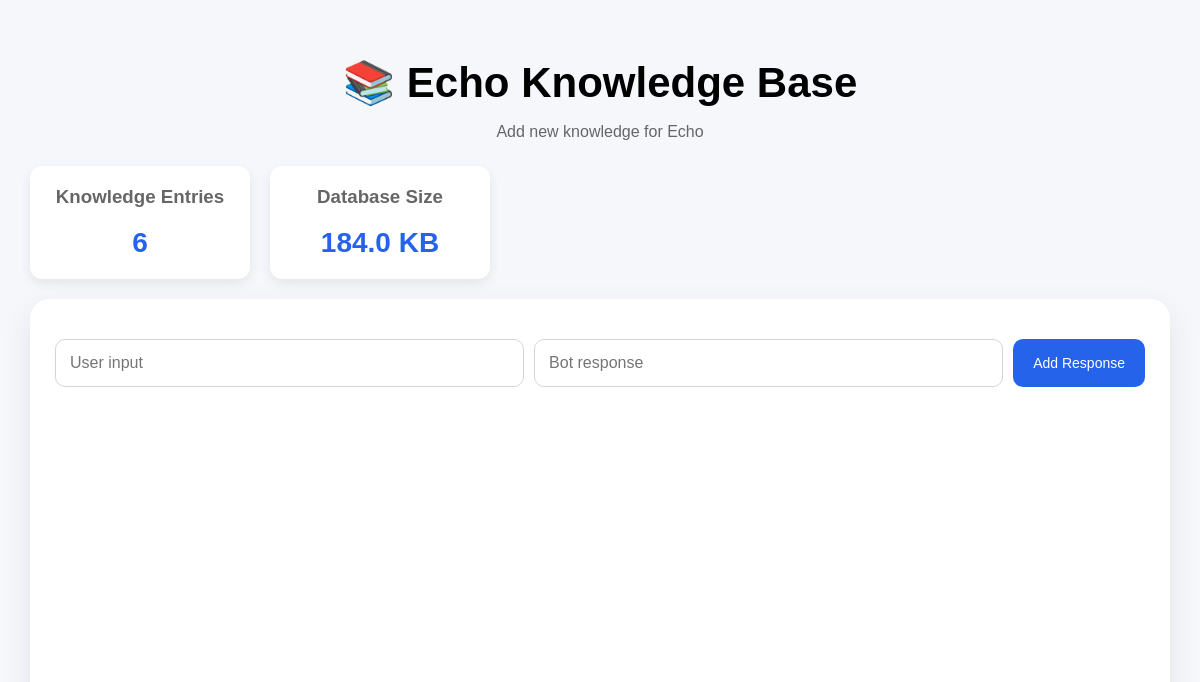
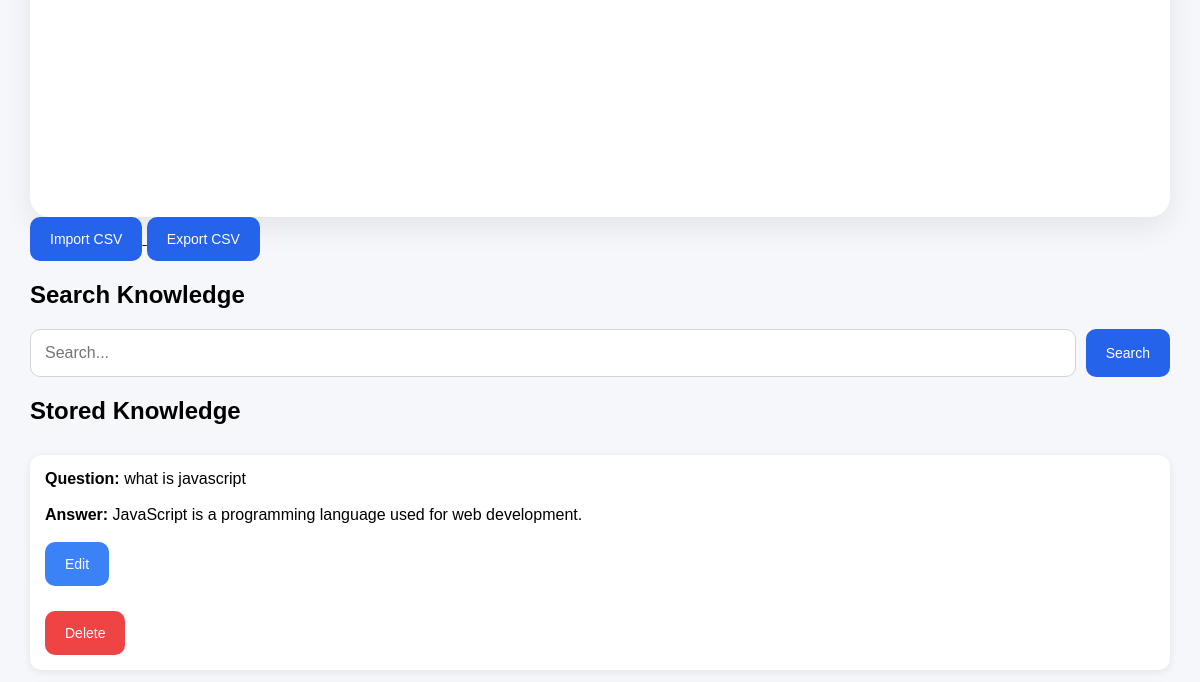
The page /admin (upper part) on the database as committed earlier (2 pictures, top to bottom).
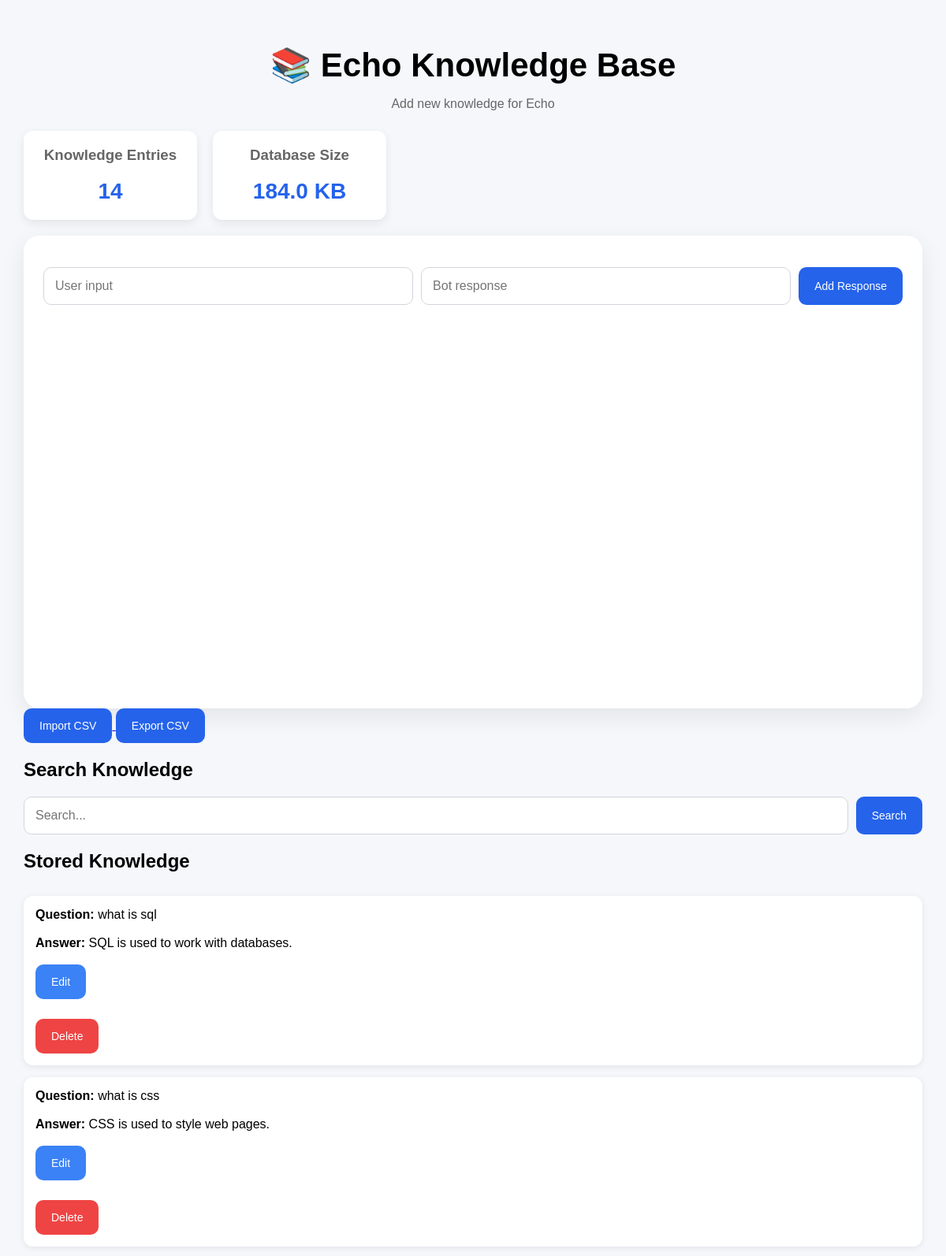
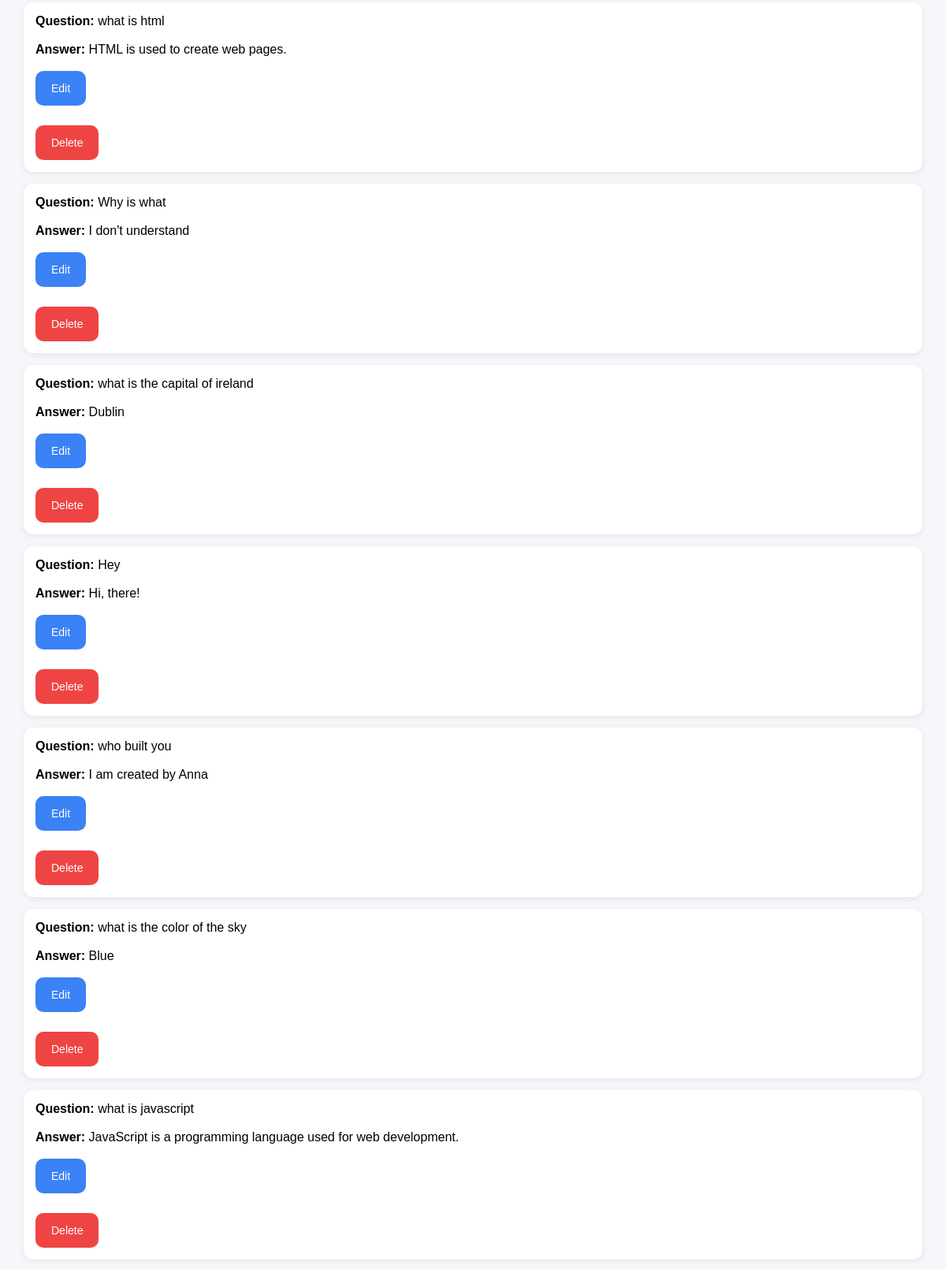
The same page on the database as committed later (2 pictures, top to bottom).
### tables this page shows
CREATE TABLE responses (
    id INTEGER PRIMARY KEY AUTOINCREMENT,
    user_input TEXT NOT NULL,
    bot_response TEXT NOT NULL
, embedding TEXT);

### app.py (the view, shortened to what this page needs)
@app.route("/admin", methods=["GET", "POST"])
def admin():
    search_term = request.args.get(
        "search",
        ""
    )
    if search_term:
        knowledge = search_knowledge(
            search_term
        )
    else:
        knowledge = get_all_knowledge()
    knowledge_count = (
        get_knowledge_count()
    )
    database_size = (
        get_database_size()
    )
    return render_template(
        "admin.html",
        knowledge=knowledge,
        knowledge_count=knowledge_count,
        database_size=database_size,
    )

### utils/database.py (called while the page is built)
def get_all_knowledge():
    import sqlite3
    connection = sqlite3.connect(
        "data/responses.db"
    )
    cursor = connection.cursor()
    cursor.execute(
        """
        SELECT
            id,
            user_input,
            bot_response
        FROM responses
        ORDER BY id DESC
        """
    )
    knowledge = cursor.fetchall()
    connection.close()
    return knowledge

def get_knowledge_count():
    import sqlite3
    connection = sqlite3.connect(
        "data/responses.db"
    )
    cursor = connection.cursor()
    cursor.execute(
        """
        SELECT COUNT(*)
        FROM responses
        """
    )
    count = cursor.fetchone()[0]
    connection.close()
    return count

def get_database_size():
    import os
    size = os.path.getsize(
        "data/responses.db"
    )
    return round(
        size / 1024,
        2
    )

### templates/admin.html (shortened to what this page needs)
<!DOCTYPE html>
<html>
<head>
    <link
        rel="stylesheet"
        href="{{ url_for('static', filename='styles.css') }}"
    >
</head>
<body>
    <div class="header">
        <h1>📚 Echo Knowledge Base</h1>
        <p>Add new knowledge for Echo</p>
    </div>
    <div class="stats-container">
        <div class="stat-card">
            <h3>
                Knowledge Entries
            </h3>
            <p>
                {{ knowledge_count }}
            </p>
        </div>
        <div class="stat-card">
            <h3>
                Database Size
            </h3>
            <p>
                {{ database_size }} KB
            </p>
        </div>
    </div>
    <div class="chat-container">
        <form method="POST">
            <input
                type="text"
                name="user_input"
                placeholder="User input"
                required
            >
            <input
                type="text"
                name="bot_response"
                placeholder="Bot response"
                required
            >
            <button type="submit">
                Add Response
            </button>
        </form>
    </div>
    <a href="/import">
        <button
            type="button"
        >
            Import CSV
        </button>
    </a>
    <a href="/export">
        <button
            type="button"
        >
            Export CSV
        </button>
    </a>
    <h2>Search Knowledge</h2>
    <form method="GET">
        <input
            type="text"
            name="search"
            value="{{ request.args.get('search', '') }}"
            placeholder="Search..."
        >
        <button type="submit">
            Search
        </button>
    </form>
    <h2>Stored Knowledge</h2>
    <div class="knowledge-list">
        {% for item in knowledge %}
            <div class="knowledge-card">
                <strong>Question:</strong>
                {{ item[1] }}
                <br><br>
                <strong>Answer:</strong>
                {{ item[2] }}
                <br><br>
                <a
                    href="/edit/{{ item[0] }}"
                >
                    <button
                        type="button"
                        class="edit-button"
                    >
                        Edit
                    </button>
                </a>
                <form
                    action="/delete/{{ item[0] }}"
                    method="POST"
                >
                    <button
                        class="delete-button"
                        type="submit"
                    >
                        Delete
                    </button>
                </form>
            </div>
        {% endfor %}
    </div>
</body>
</html>

Rows that differ between the two databases and show on the page:
added responses: user_input "what is sql", bot_response "SQL is used to work with databases."
added responses: user_input "what is css", bot_response "CSS is used to style web pages."
added responses: user_input "what is html", bot_response "HTML is used to create web pages."
added responses: user_input "Why is what", bot_response "I don't understand"
added responses: user_input "what is the capital of ireland", bot_response "Dublin"
added responses: user_input "Hey", bot_response "Hi, there!"
added responses: user_input "who built you", bot_response "I am created by Anna"
added responses: user_input "what is the color of the sky", bot_response "Blue"
Other text that changed with them:
{{ knowledge_count }}: "6" → "14"
